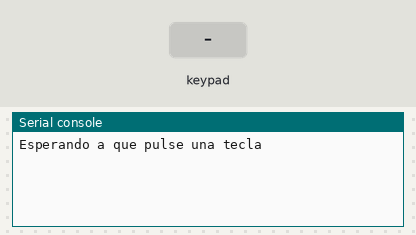
The program below on a simulated MicroPython board. Parts: the last lines printed to the serial console. The test bench sets the inputs (shaded band).

Above: at 1.2 s.
1.3 s: key '1' pressed
At 2.3 s:
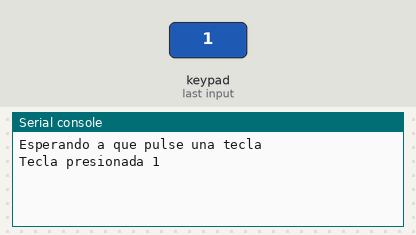
2.8 s: keypad keys 1 2 # pressed 0.4 s apart
At 4.3 s:
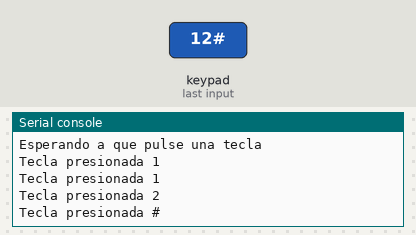
5.5 s: key 'A' pressed
At 6.7 s:
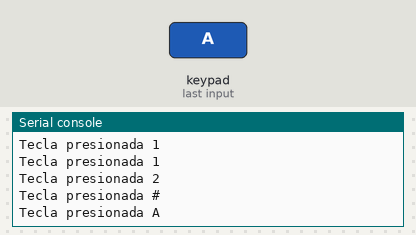
7.0 s: keypad keys 1 2 * pressed 0.4 s apart
At 8.7 s:
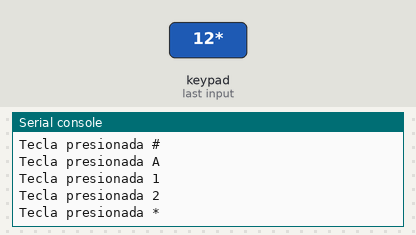
9.7 s: key 'B' pressed
At 10.9 s:
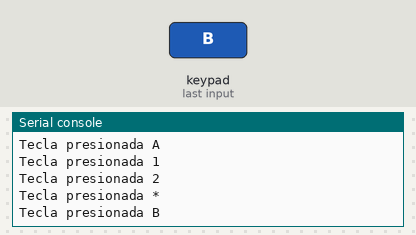
11.2 s: keypad keys 1 2 D pressed 0.4 s apart
At 13.1 s:
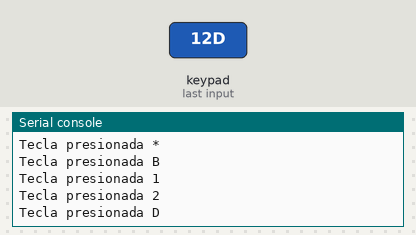

Measured:
- after the input at 1.3 s, the serial console: prints a new line at once (image 1)
- after the input at 2.8 s, the serial console: prints a new line after 0.50 s (image 2)
- after the input at 5.5 s, the serial console: prints a new line at once (image 3)
- after the input at 7.0 s, the serial console: prints a new line at once (image 4)
- after the input at 9.7 s, the serial console: prints a new line at once (image 5)
- after the input at 11.2 s, the serial console: prints a new line at once (image 6)

The program:

keypad.py
```python
from machine import Pin
from time import sleep

tecla_Arriba=const(0)
tecla_Abajo=const(1)

teclas=[
    ['1','2','3','A'],
    ['4','5','6','B'],
    ['7','8','9','C'],
    ['*','0','#','D'],
    ]

# pines usado para las filas
filas=[15,2,4,5]
columnas=[18,19,21,22]

fila_pines=[Pin(nombre_pin, Pin.OUT) for nombre_pin in filas]

columna_pines=[Pin(nombre_pin, Pin.IN,Pin.PULL_DOWN) for nombre_pin in columnas]

def init():
    for fila in range(0,4):
        for columna in range(0,4):
            fila_pines[fila].on()

def scan(fila, columna):
    # Escane todo el teclado

    # define la tecla actual
    fila_pines[fila].on()
    tecla=None
    # verifica si hay teclas presionadas
    if columna_pines[columna].value()==tecla_Abajo:
        tecla=tecla_Abajo
    if columna_pines[columna].value()==tecla_Arriba:
        tecla=tecla_Arriba
    fila_pines[fila].off()
    return tecla

print("Esperando a que pulse una tecla")

init()

while True:
     for fila in range(4):
         for columna in range(4):
             tecla=scan(fila,columna)
             if tecla==tecla_Abajo:
                 print("Tecla presionada", teclas[fila][columna])
                 sleep(0.5)
                 ultima_tecla_presionada=teclas[fila][columna]
```
